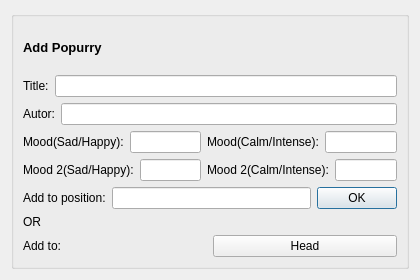
<?xml version="1.0" encoding="UTF-8"?>
<ui version="4.0">
 <class>AddPop</class>
 <widget class="QDialog" name="AddPop">
  <property name="geometry">
   <rect>
    <x>0</x>
    <y>0</y>
    <width>420</width>
    <height>280</height>
   </rect>
  </property>
  <property name="minimumSize">
   <size>
    <width>420</width>
    <height>280</height>
   </size>
  </property>
  <property name="windowTitle">
   <string>Add Popurry</string>
  </property>
  <layout class="QVBoxLayout" name="verticalLayout_4">
   <item>
    <widget class="QGroupBox" name="groupBox_2">
     <property name="title">
      <string/>
     </property>
     <layout class="QVBoxLayout" name="verticalLayout">
      <item>
       <widget class="QLabel" name="label_2">
        <property name="font">
         <font>
          <pointsize>10</pointsize>
         </font>
        </property>
        <property name="text">
         <string>&lt;html&gt;&lt;head/&gt;&lt;body&gt;&lt;p&gt;&lt;span style=&quot; font-weight:600;&quot;&gt;Add Popurry&lt;/span&gt;&lt;/p&gt;&lt;/body&gt;&lt;/html&gt;</string>
        </property>
       </widget>
      </item>
      <item>
       <layout class="QVBoxLayout" name="verticalLayout_3">
        <item>
         <layout class="QVBoxLayout" name="verticalLayout_2">
          <item>
           <layout class="QHBoxLayout" name="horizontalLayout_5">
            <item>
             <widget class="QLabel" name="label_7">
              <property name="font">
               <font>
                <pointsize>9</pointsize>
               </font>
              </property>
              <property name="text">
               <string>Title:</string>
              </property>
             </widget>
            </item>
            <item>
             <widget class="QLineEdit" name="lineEdit_4">
              <property name="font">
               <font>
                <pointsize>9</pointsize>
               </font>
              </property>
              <property name="text">
               <string/>
              </property>
             </widget>
            </item>
           </layout>
          </item>

          <item>
           <layout class="QHBoxLayout" name="horizontalLayout_6">
            <item>
             <widget class="QLabel" name="label_7">
              <property name="font">
               <font>
                <pointsize>9</pointsize>
               </font>
              </property>
              <property name="text">
               <string>Autor:</string>
              </property>
             </widget>
            </item>
            <item>
             <widget class="QLineEdit" name="lineEdit_5">
              <property name="font">
               <font>
                <pointsize>9</pointsize>
               </font>
              </property>
              <property name="text">
               <string/>
              </property>
             </widget>
            </item>
           </layout>
          </item>

          <item>
           <layout class="QHBoxLayout" name="horizontalLayout_7">
            <item>
             <widget class="QLabel" name="label_7">
              <property name="font">
               <font>
                <pointsize>9</pointsize>
               </font>
              </property>
              <property name="text">
               <string>Mood(Sad/Happy):</string>
              </property>
             </widget>
            </item>
            <item>
             <widget class="QLineEdit" name="lineEdit_6">
              <property name="font">
               <font>
                <pointsize>9</pointsize>
               </font>
              </property>
              <property name="text">
               <string/>
              </property>
             </widget>
            </item>

            <item>
             <widget class="QLabel" name="label_7">
              <property name="font">
               <font>
                <pointsize>9</pointsize>
               </font>
              </property>
              <property name="text">
               <string>Mood(Calm/Intense):</string>
              </property>
             </widget>
            </item>
            <item>
             <widget class="QLineEdit" name="lineEdit_7">
              <property name="font">
               <font>
                <pointsize>9</pointsize>
               </font>
              </property>
              <property name="text">
               <string/>
              </property>
             </widget>
            </item>
           </layout>
          </item>

          <item>
           <layout class="QHBoxLayout" name="horizontalLayout_8">
            <item>
             <widget class="QLabel" name="label_7">
              <property name="font">
               <font>
                <pointsize>9</pointsize>
               </font>
              </property>
              <property name="text">
               <string>Mood 2(Sad/Happy):</string>
              </property>
             </widget>
            </item>
            <item>
             <widget class="QLineEdit" name="lineEdit_8">
              <property name="font">
               <font>
                <pointsize>9</pointsize>
               </font>
              </property>
              <property name="text">
               <string/>
              </property>
             </widget>
            </item>

            <item>
             <widget class="QLabel" name="label_7">
              <property name="font">
               <font>
                <pointsize>9</pointsize>
               </font>
              </property>
              <property name="text">
               <string>Mood 2(Calm/Intense):</string>
              </property>
             </widget>
            </item>
            <item>
             <widget class="QLineEdit" name="lineEdit_9">
              <property name="font">
               <font>
                <pointsize>9</pointsize>
               </font>
              </property>
              <property name="text">
               <string/>
              </property>
             </widget>
            </item>
           </layout>
          </item>

          <item>
           <layout class="QHBoxLayout" name="horizontalLayout_9">
            <item>
             <widget class="QLabel" name="label_6">
              <property name="font">
               <font>
                <pointsize>9</pointsize>
               </font>
              </property>
              <property name="text">
               <string>Add to position:</string>
              </property>
             </widget>
            </item>
            <item>
             <widget class="QLineEdit" name="lineEdit_3">
              <property name="font">
               <font>
                <pointsize>9</pointsize>
               </font>
              </property>
             </widget>
            </item>
            <item>
             <widget class="QPushButton" name="pushButton">
              <property name="enabled">
               <bool>true</bool>
              </property>
              <property name="maximumSize">
               <size>
                <width>112</width>
                <height>16777215</height>
               </size>
              </property>
              <property name="font">
               <font>
                <pointsize>9</pointsize>
               </font>
              </property>
              <property name="text">
               <string>OK</string>
              </property>
             </widget>
            </item>
           </layout>
          </item>
          <item>
           <layout class="QHBoxLayout" name="horizontalLayout_10">
            <item>
             <widget class="QLabel" name="label_8">
              <property name="font">
               <font>
                <pointsize>9</pointsize>
               </font>
              </property>
              <property name="text">
               <string>OR</string>
              </property>
             </widget>
            </item>
           </layout>
          </item>
          <item>
           <layout class="QHBoxLayout" name="horizontalLayout_11">
            <item>
             <widget class="QLabel" name="label_9">
              <property name="font">
               <font>
                <pointsize>9</pointsize>
               </font>
              </property>
              <property name="text">
               <string>Add to:</string>
              </property>
             </widget>
            </item>
            <item>
             <widget class="QPushButton" name="pushButton_2">
              <property name="font">
               <font>
                <pointsize>9</pointsize>
               </font>
              </property>
              <property name="text">
               <string>Head</string>
              </property>
             </widget>
            </item>
           </layout>
          </item>
         </layout>
        </item>
       </layout>
      </item>
     </layout>
    </widget>
   </item>
  </layout>
 </widget>
 <resources/>
 <connections/>
</ui>
